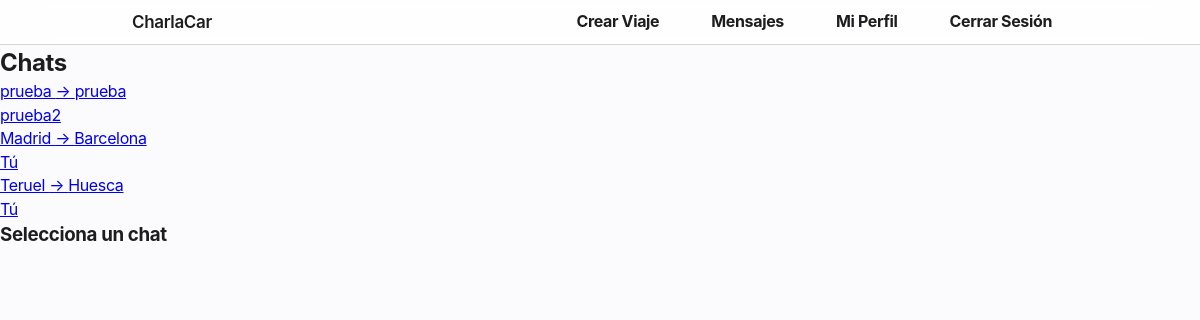
The page /chat/ (signed in) on the database as committed earlier.
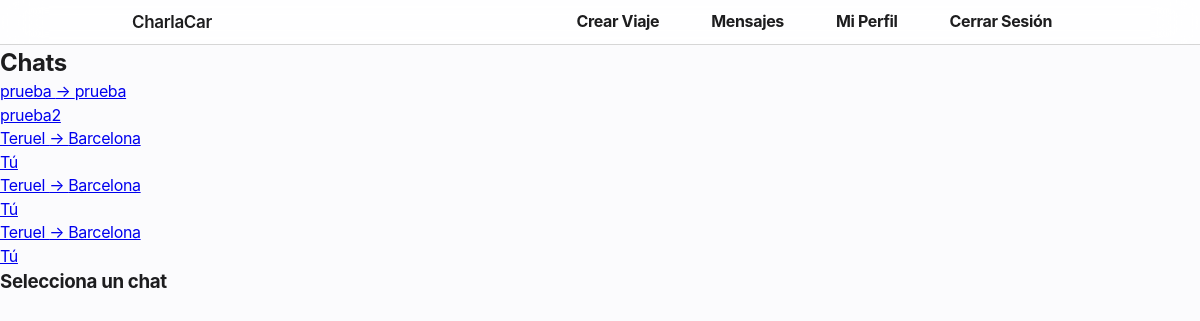
The same page on the database as committed later.
### rides/models.py (models this page shows, shortened)
class Ride(models.Model):
    driver = models.ForeignKey(User, on_delete=models.CASCADE, related_name='rides_as_driver')
    passengers = models.ManyToManyField(User, related_name='rides_as_passenger', blank=True)
    origin = models.CharField(max_length=100)
    destination = models.CharField(max_length=100)
    departure_time = models.DateTimeField()
    total_seats = models.PositiveIntegerField()
    price = models.DecimalField(max_digits=7, decimal_places=2)

### chat/views.py (the view)
# urls.py: path('', views.ride_chat, name='my_chats'),
@login_required
def ride_chat(request, ride_id=None):
    chats_data = get_user_chats(request.user)
    selected_ride = None
    if ride_id:
        selected_ride = get_object_or_404(Ride, id=ride_id)
        if not user_has_chat_access(request.user, selected_ride):
            messages.error(request, 'No tienes permiso para acceder a este chat.')
            return redirect('rides:ride_list')
    return render(request, 'chat/chat.html', {
        'chats_data': chats_data,
        'selected_ride': selected_ride
    })

### chat/utils.py (called while the page is built)
def get_user_chats(user: User):
    user_rides = Ride.objects.filter(
        models.Q(driver=user) |
        models.Q(passengers=user)
    ).distinct()
    chats_data = []
    for ride in user_rides:
        last_message = ride.messages.order_by('-created_at').first()
        chats_data.append({
            'ride': ride,
            'last_message': last_message
        })
    return chats_data

### chat/templates/chat/chat.html (shortened to what this page needs)
{% extends 'base.html' %}
{% load static %}
{% block content %}
<div>
    <div>
        <h2>Chats</h2>
        <div>
            {% for chat in chats_data %}
            <a href="{% url 'chat:ride_chat' chat.ride.id %}">
                <div>
                    <div>{{ chat.ride.origin }} → {{ chat.ride.destination }}</div>
                    <div>
                        {% if chat.ride.driver == user %}Tú{% else %}{{ chat.ride.driver.username }}{% endif %}
                    </div>
                </div>
            </a>
            {% empty %}
            <div>Sin conversaciones</div>
            {% endfor %}
        </div>
    </div>
    <div>
        {% if selected_ride %}
            <div>
                <div>{{ selected_ride.origin }} → {{ selected_ride.destination }}</div>
                <div>{{ selected_ride.departure_time|date:"j F Y, H:i" }}</div>
                {% if not selected_ride.is_active %}<div>Chat deshabilitado</div>{% endif %}
            </div>
            <div id="chat-messages"></div>
            <div>
                <form id="chat-form" {% if not selected_ride.is_active %}disabled{% endif %}>
                    {% csrf_token %}
                    <input type="text" id="message-input" {% if not selected_ride.is_active %}disabled{% endif %}>
                    <button type="submit" {% if not selected_ride.is_active %}disabled{% endif %}>Enviar</button>
                </form>
            </div>
            <script>
                const rideId = "{{ selected_ride.id }}";
                const user = "{{ user.username }}";
                const chatMessages = document.getElementById('chat-messages');
                const chatForm = document.getElementById('chat-form');
                const messageInput = document.getElementById('message-input');
                let socket;
                // Carga el historial de mensajes
                fetch(`/chat/${rideId}/messages/`)
                    .then(response => response.json())
                    .then(data => {
                        data.messages.forEach(msg => {
                            let div = document.createElement('div');
                            div.innerHTML = `<p>${msg.sender}: ${msg.content}</p>`;
                            chatMessages.appendChild(div);
                        });
                        chatMessages.scrollTop = chatMessages.scrollHeight;
                        if (data.is_active) {
                            // Conecta WebSocket
                            const wsStart = window.location.protocol == "https:" ? "wss://" : "ws://";
                            socket = new WebSocket(wsStart + window.location.host + `/ws/chat/${rideId}/`);
                            socket.onmessage = function(e) {
                                const data = JSON.parse(e.data);
                                let div = document.createElement('div');
                                div.innerHTML = `<p>${data.sender}: ${data.content}</p>`;
                                chatMessages.appendChild(div);
                                chatMessages.scrollTop = chatMessages.scrollHeight;
                            };
                        }
                    });
                // Envía mensajes
                chatForm.addEventListener('submit', function(event) {
                    event.preventDefault();
                    const message = messageInput.value.trim();
                    if (message && socket?.readyState === WebSocket.OPEN) {
                        socket.send(JSON.stringify({'message': message}));
                        messageInput.value = '';
                    }
                });
            </script>
        {% else %}
            <div>
                <h3>Selecciona un chat</h3>
            </div>
        {% endif %}
    </div>
</div>
{% endblock %}

Rows that differ between the two databases and show on the page:
removed Ride: ride.origin "Madrid", ride.destination "Barcelona", shows "Tú"
removed Ride: ride.origin "Teruel", ride.destination "Huesca", shows "Tú"
added Ride: ride.origin "Teruel", ride.destination "Barcelona", shows "Tú"
added Ride: ride.origin "Teruel", ride.destination "Barcelona", shows "Tú"
added Ride: ride.origin "Teruel", ride.destination "Barcelona", shows "Tú"
